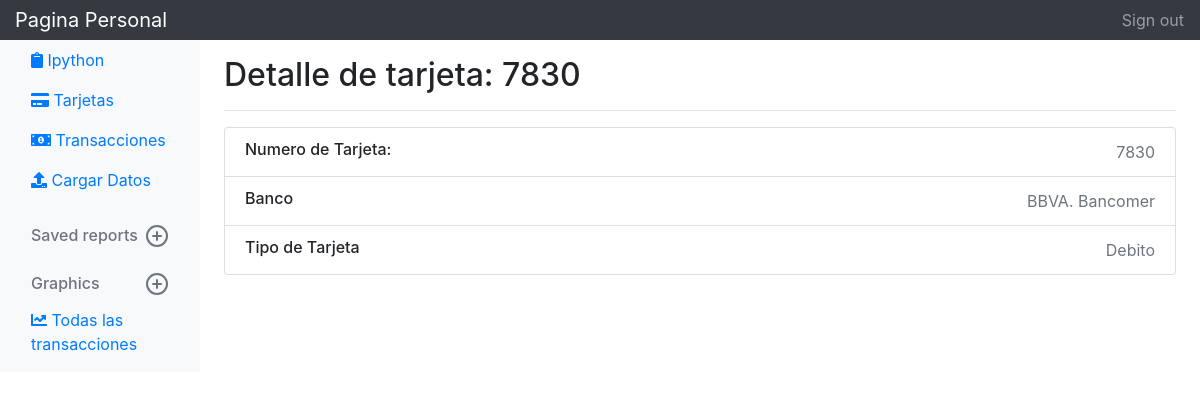
/myMovsDisplay/Tarjeta/2/, run on the app's committed database.
### myMovsDisplay/models.py (models this page shows, shortened)
class Tarjeta(models.Model):
	NumTarjeta = models.CharField(max_length=30)
	Banco = models.ForeignKey(Banco, on_delete=models.CASCADE)
	TipoTarjeta = models.ForeignKey(TipoTarjeta, on_delete=models.CASCADE)

class Banco(models.Model):
	Nombre = models.CharField(max_length=200)
	Activo = models.BooleanField(default=True)
	def __str__(self):
		return self.Nombre

class TipoTarjeta(models.Model):
	Tipo = models.CharField(max_length=50)
	def __str__(self):
		return self.Tipo

### myMovsDisplay/views.py (the view)
# urls.py: path('Tarjeta/<int:pk>/',views.TarjetaDetailView.as_view(), name='tarjeta'),]
class TarjetaDetailView(generic.DetailView):
	model = Tarjeta
	template_name="myMovsDisplay/Tarjeta.html"

### myMovsDisplay/Templates/myMovsDisplay/Tarjeta.html (shortened to what this page needs)
<!DOCTYPE html>
<html>
    <head>
        {% load static %}
        <link rel="stylesheet" href="https://maxcdn.bootstrapcdn.com/bootstrap/4.0.0/css/bootstrap.min.css">
    </head>
    <body>
        <nav class="navbar navbar-dark sticky-top bg-dark flex-md-nowrap p-0">
          <a class="navbar-brand col-sm-3 col-md-2 mr-0" href="/myMovsDisplay/">Pagina Personal</a>
          <ul class="navbar-nav px-3">
            <li class="nav-item text-nowrap">
                <a class="nav-link" href="#">Sign out</a>
            </li>
          </ul>
        </nav>
        <div class="container-fluid">
            <div class="row">
                <nav class="col-md-2 d-none d-md-block bg-light sidebar">
                    <div class="sidebar-sticky">
                        <ul class="nav flex-column">
                            <li class="nav-item">
                            <a class="nav-link active" href="/ipython/">
                            <i class="fas fa-clipboard"></i> Ipython <span class="sr-only">(current)</span>
                            </a>
                            </li>
                            <li class="nav-item">
                            <a class="nav-link active" href="#">
                            <i class="fas fa-credit-card"></i> Tarjetas <span class="sr-only">(current)</span>
                            </a>
                            </li>
                            <li class="nav-item">
                            <a class="nav-link active" href="/transactions/">
                            <i class="fas fa-money-bill-alt"></i> Transacciones <span class="sr-only">(current)</span>
                            </a>
                            </li>
                            <li class="nav-item">
                            <a class="nav-link active" href="/transactions/SeleccionarTarjeta/">
                            <i class="fas fa-upload"></i> Cargar Datos  <span class="sr-only">(current)</span>
                            </a>
                            </li>
                        </ul>
                        <h6 class="sidebar-heading d-flex justify-content-between align-items-center px-3 mt-4 mb-1 text-muted">
                        <span>Saved reports</span>
                        <a class="d-flex align-items-center text-muted" href="#">
                        </a>
                        </h6>
                        <h6 class="sidebar-heading d-flex justify-content-between align-items-center px-3 mt-4 mb-1 text-muted">
                        <span>Graphics</span>
                        <a class="d-flex align-items-center text-muted" href="#">
                        </a>
                        </h6>
                        <ul class="nav flex-column mb-2">
                          <li class="nav-item">
                            <a class="nav-link" href="/graphics/">
                             <i class="fas fa-chart-line"></i>
                              Todas las transacciones
                            </a>
                          </li>
                        </ul>
                    </div>
                </nav>
                <main role="main" class="col-md-9 ml-sm-auto col-lg-10 pt-3 px-4">
                    <div class="d-flex justify-content-between flex-wrap flex-md-nowrap align-items-center pb-2 mb-3 border-bottom">
                        <h1 class="h2">Detalle de tarjeta: {{tarjeta.NumTarjeta}}</h1>
                    </div>
                        <ul class="list-group mb-3">
                            <li class="list-group-item d-flex justify-content-between lh-condensed">
                              <div>
                                <h6 class="my-0">Numero de Tarjeta: </h6>
                              </div>
                              <span class="text-muted">{{tarjeta.NumTarjeta}}</span>
                            </li>
                            <li class="list-group-item d-flex justify-content-between lh-condensed">
                              <div>
                                <h6 class="my-0">Banco</h6>
                              </div>
                              <span class="text-muted">{{tarjeta.Banco}}</span>
                            </li>
                            <li class="list-group-item d-flex justify-content-between lh-condensed">
                              <div>
                                <h6 class="my-0">Tipo de Tarjeta</h6>
                              </div>
                              <span class="text-muted">{{tarjeta.TipoTarjeta}}</span>
                            </li>
                        </ul>
                </main>
            </div>
        </div>
    </body>
</html>

### data on the page
Tarjeta: NumTarjeta "7830", Banco "BBVA. Bancomer", TipoTarjeta "Debito"
